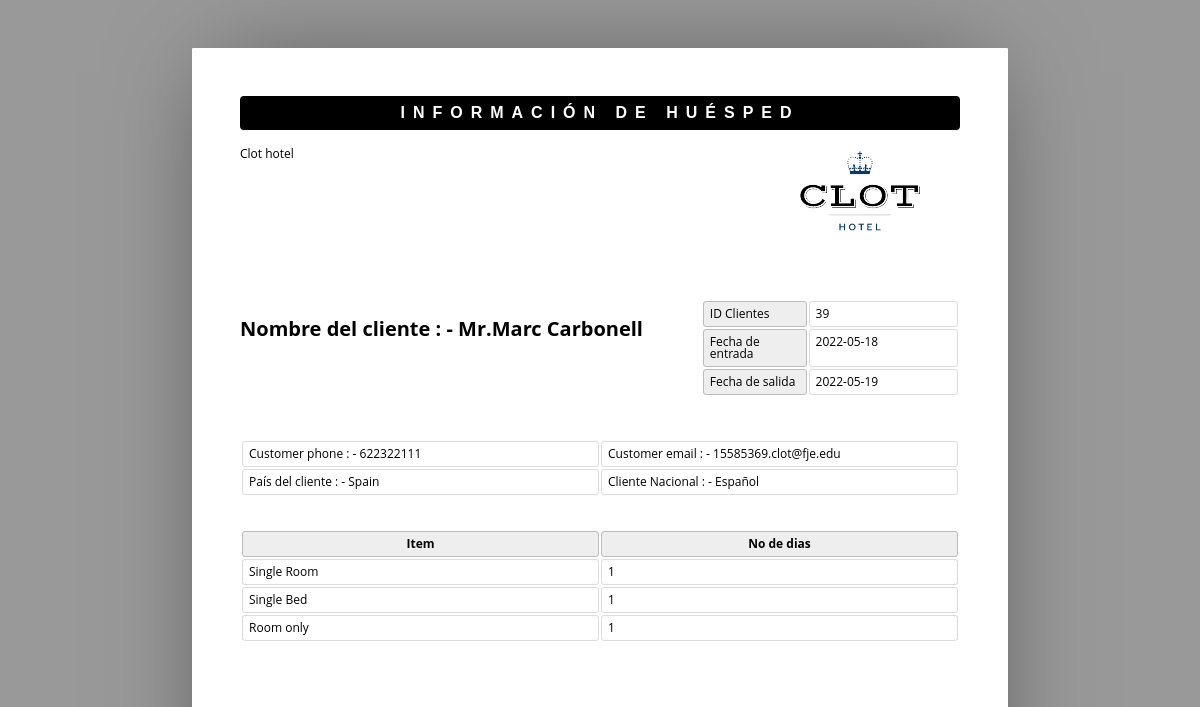
The page /admin/show.php?sid=39 on the database its author committed.
### tables this page shows
CREATE TABLE `roombook` (
  `id` int(10) UNSIGNED NOT NULL,
  `Title` varchar(5) DEFAULT NULL,
  `FName` text DEFAULT NULL,
  `LName` text DEFAULT NULL,
  `Email` varchar(50) DEFAULT NULL,
  `National` varchar(30) DEFAULT NULL,
  `Country` varchar(30) DEFAULT NULL,
  `Phone` text DEFAULT NULL,
  `TRoom` varchar(20) DEFAULT NULL,
  `Bed` varchar(10) DEFAULT NULL,
  `NRoom` varchar(2) DEFAULT NULL,
  `Meal` varchar(15) DEFAULT NULL,
  `cin` date DEFAULT NULL,
  `cout` date DEFAULT NULL,
  `stat` varchar(15) DEFAULT NULL,
  `nodays` int(11) DEFAULT NULL
);

### admin/show.php (the view, shortened to what this page needs)
<html>
<head>
</head>
<body>
	<?php
	include('db.php');
	$pid = $_GET['sid'];
	$sql = "select * from roombook where id = '$pid' ";
	$re = mysqli_query($con, $sql);
	while ($row = mysqli_fetch_array($re)) {
		$id = $row['id'];
		$title =  $row['Title'];
		$Fname = $row['FName'];
		$lname = $row['LName'];
		$email = $row['Email'];
		$National = $row['National'];
		$country = $row['Country'];
		$phone = $row['Phone'];
		$room_type = $row['TRoom'];
		$Bed_type = $row['Bed'];
		$meal_type = $row['Meal'];
		$cin_date = $row['cin'];
		$cout_date = $row['cout'];
		$nodays = $row['nodays'];
	}
	?>
	<header>
		<h1>Información de Huésped
		</h1>
		<address>
			<p> Clot hotel</p>
		</address>
		<span><img alt="" src="assets/img/sun.png"></span>
	</header>
	<article>
		<address>
			<p><br></p>
			<p>Nombre del cliente : - <?php echo $title . $Fname . " " . $lname; ?><br></p>
		</address>
		<table class="meta">
			<tr>
				<th><span> ID Clientes</span></th>
				<td><span><?php echo $id; ?></span></td>
			</tr>
			<tr>
				<th><span>Fecha de entrada</span></th>
				<td><span><?php echo $cin_date; ?> </span></td>
			</tr>
			<tr>
				<th><span>Fecha de salida</span></th>
				<td><span><?php echo $cout_date; ?> </span></td>
			</tr>
		</table>
		<table>
			<tr>
				<td>Customer phone : - <?php echo $phone; ?> </td>
				<td>Customer email : - <?php echo $email; ?> </td>
			</tr>
			<tr>
				<td>País del cliente : - <?php echo $country; ?> </td>
				<td>Cliente Nacional : - <?php echo $National; ?> </td>
			</tr>
		</table>
		<br>
		<br>
		<table class="inventory">
			<thead>
				<tr>
					<th><span>Item</span></th>
					<th><span>No de dias</span></th>
				</tr>
			</thead>
			<tbody>
				<tr>
					<td><span><?php echo $room_type; ?></span></td>
					<td><span><?php echo $nodays; ?> </span></td>
				</tr>
				<tr>
					<td><span><?php echo $Bed_type; ?> Bed </span></td>
					<td><span><?php echo $nodays; ?></span></td>
				</tr>
				<tr>
					<td><span><?php echo $meal_type; ?> </span></td>
					<td><span><?php echo $nodays; ?></span></td>
				</tr>
			</tbody>
		</table>
	</article>
</body>
</html>

### admin/show.php (style rules this page uses)
* { border: 0; box-sizing: content-box; color: inherit; font-family: inherit; font-size: inherit; font-style: inherit; font-weight: inherit; line-height: inherit; list-style: none; margin: 0; padding: 0; text-decoration: none; vertical-align: top; }
h1 { font: bold 100% sans-serif; letter-spacing: 0.5em; text-align: center; text-transform: uppercase; }
table { font-size: 75%; table-layout: fixed; width: 100%; }
table { border-collapse: separate; border-spacing: 2px; }
th, td { border-width: 1px; padding: 0.5em; position: relative; text-align: left; }
th, td { border-radius: 0.25em; border-style: solid; }
th { background: #EEE; border-color: #BBB; }
td { border-color: #DDD; }
html { font: 16px/1 'Open Sans', sans-serif; overflow: auto; padding: 0.5in; }
html { background: #999; cursor: default; }
body { box-sizing: border-box; height: 11in; margin: 0 auto; overflow: hidden; padding: 0.5in; width: 8.5in; }
body { background: #FFF; border-radius: 1px; box-shadow: 0 0 1in -0.25in rgba(0, 0, 0, 0.5); }
header { margin: 0 0 3em; }
header:after { clear: both; content: ""; display: table; }
header h1 { background: #000; border-radius: 0.25em; color: #FFF; margin: 0 0 1em; padding: 0.5em 0; }
header address { float: left; font-size: 75%; font-style: normal; line-height: 1.25; margin: 0 1em 1em 0; }
header address p { margin: 0 0 0.25em; }
header span, header img { display: block; float: right; }
header span { margin: 0 0 1em 1em; max-height: 25%; max-width: 60%; position: relative; }
header img { max-height: 100%; max-width: 100%; }
article, article address, table.meta, table.inventory { margin: 0 0 3em; }
article:after { clear: both; content: ""; display: table; }
article address { float: left; font-size: 125%; font-weight: bold; }
table.meta, table.balance { float: right; width: 36%; }
table.meta:after, table.balance:after { clear: both; content: ""; display: table; }
table.meta th { width: 40%; }
table.meta td { width: 60%; }
table.inventory { clear: both; width: 100%; }
table.inventory th { font-weight: bold; text-align: center; }
table.inventory td:nth-child(1) { width: 26%; }
table.inventory td:nth-child(2) { width: 38%; }

### rows shown on the page
roombook: Title "Mr.", FName "Marc", LName "Carbonell", id "39", cin "2022-05-18", cout "2022-05-19", Phone "622322111", Email "15585369.clot@fje.edu", Country "Spain", National "Español", TRoom "Single Room", nodays "1", Bed "Single", Meal "Room only"
